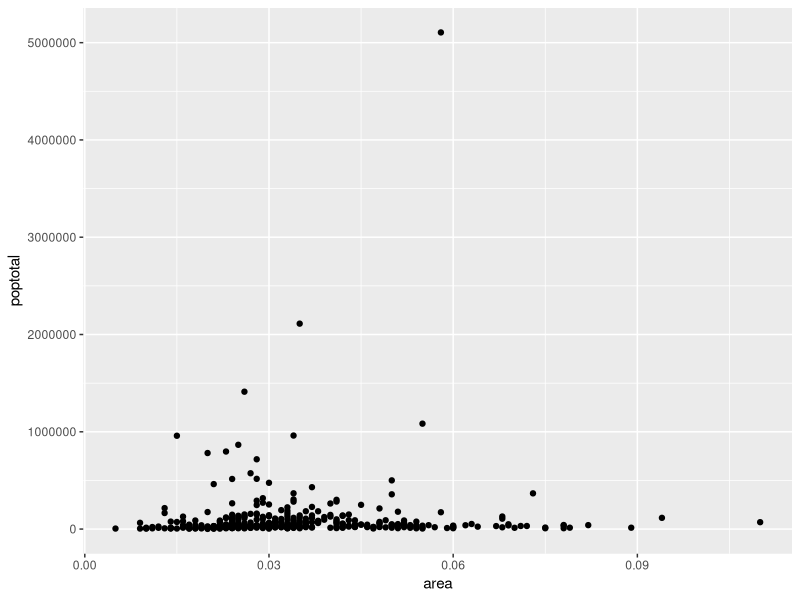
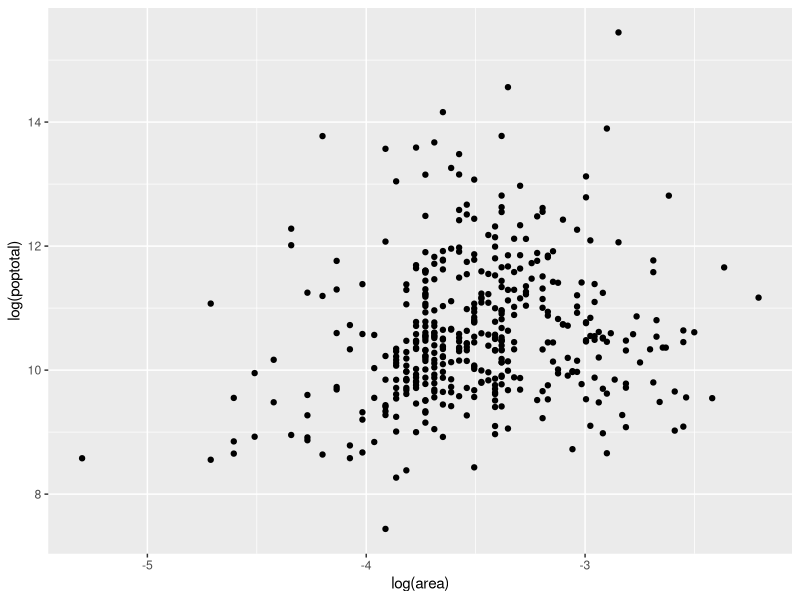
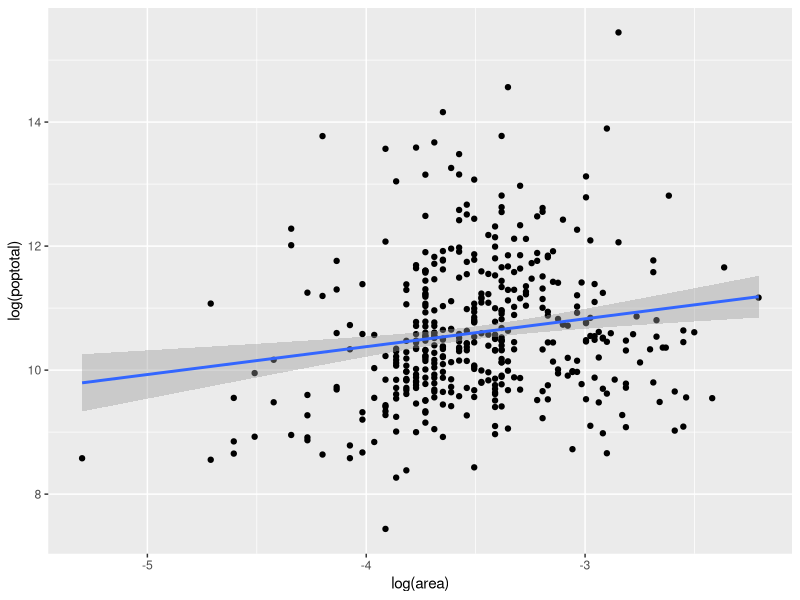
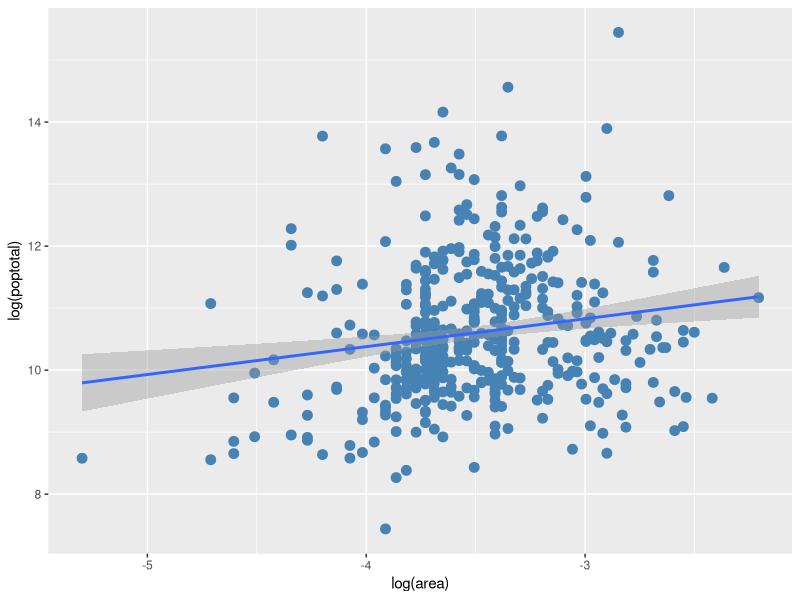
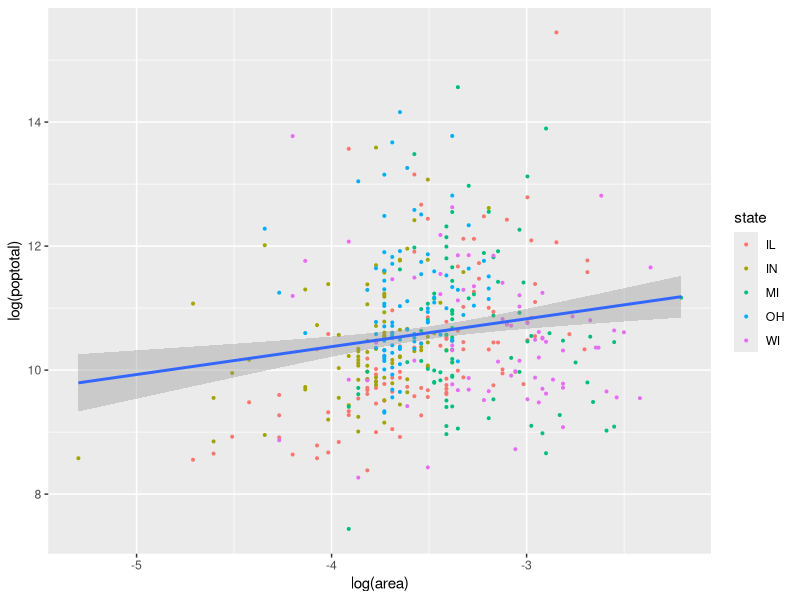
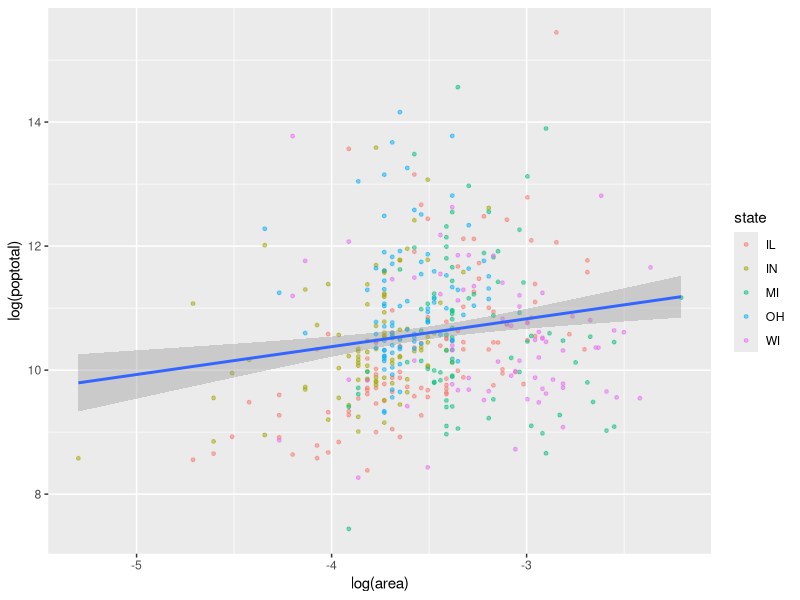
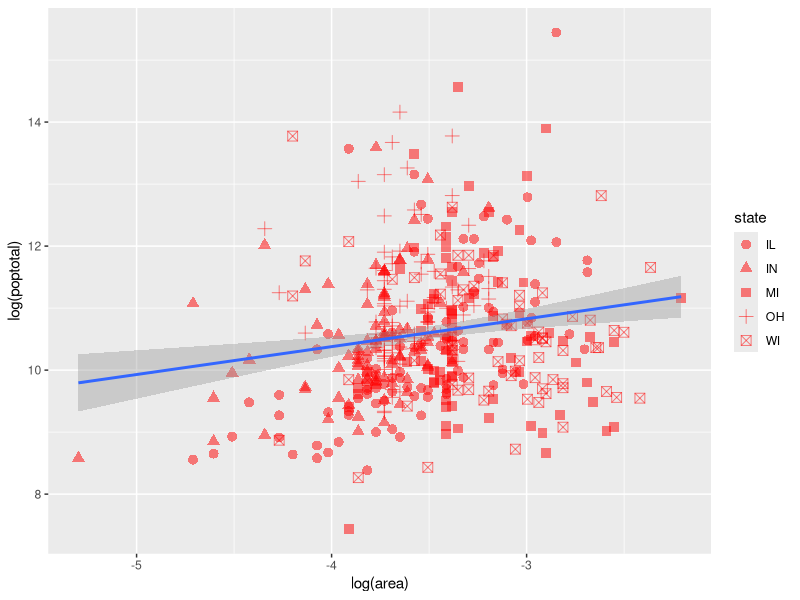
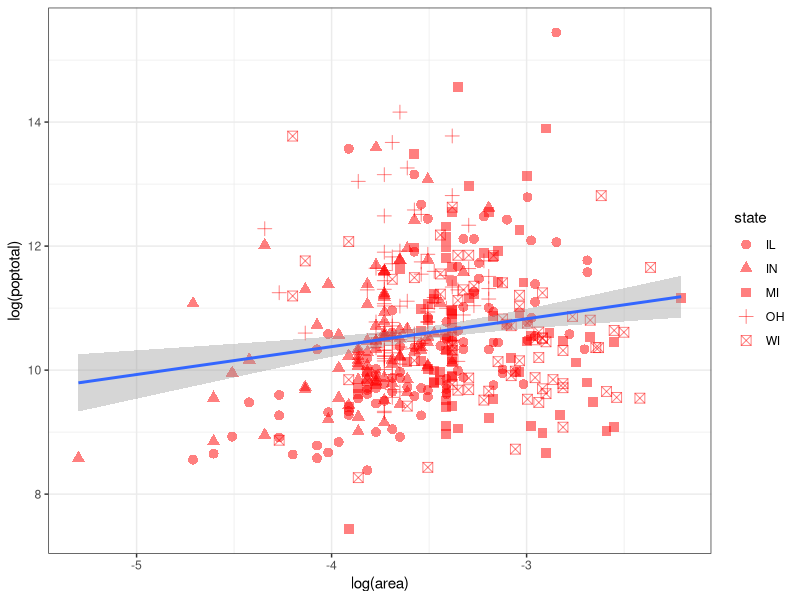

These figures' R source, in order:
# Clase 6

############################################
# Scatters: pero ahora en GGPLOT
############################################

# instalar libreria
install.packages("ggplot2")

# cargar libreria
library(ggplot2)

options(scipen=999) # Apagar notacion cientifica

ggplot(midwest, aes(x=area, y=poptotal)) + geom_point() 

ggplot(midwest, aes(x=log(area), y=log(poptotal))) + geom_point() # Logeado 


ggplot(midwest, aes(x=log(area), y=log(poptotal))) + geom_point() + geom_smooth(method="lm") # con linea
# 1. Que significa esta linea?


# Altamente customizable
ggplot(midwest, aes(x=log(area), y=log(poptotal))) + geom_point(col="steelblue", size=3) + geom_smooth(method="lm") # Color azul

ggplot(midwest, aes(x=log(area), y=log(poptotal))) + geom_point(aes(col=state), size=0.7) + geom_smooth(method="lm") # Color by state

ggplot(midwest, aes(x=log(area), y=log(poptotal))) + geom_point(aes(col=state), size=1, alpha=0.5) + geom_smooth(method="lm") # Alpha

ggplot(midwest, aes(x=log(area), y=log(poptotal))) + geom_point(aes(shape=state), colour = "red", size=3, alpha=0.5) + geom_smooth(method="lm") # Forma del punto, segun estado.

ggplot(midwest, aes(x=log(area), y=log(poptotal))) + geom_point(aes(shape=state), colour = "red", size=3, alpha=0.5) + geom_smooth(method="lm") + theme_bw() #  Cambio de "tema de colores"

ggplot(midwest, aes(x=log(area), y=log(poptotal))) + geom_point(aes(shape=state), colour = "red", size=3, alpha=0.5) + geom_smooth(method="lm") + theme_bw() + labs(title="Area y Poblacion", y="Poblacion (log)", x="Area (log)", caption="Base de datos 'Midwest'") # Cambio en los titulos de los ejes.


# en este grafico usamos geom_point dos veces. una para poner los puntos del log(poptotal) y otra para los puntos de "percblack" (% de Afro americanos). Este tipo de graficos se usa cuando queremos observar la relacion ente dos variables. Aqui no vemos que haya una relacion clara.
ggplot(midwest, aes(x=log(area))) + 
        geom_point(aes(y=log(poptotal)), colour = "red", size=3, alpha=0.5) + 
        geom_point(aes(y=log(percblack)), colour = "green", size=2, alpha=0.5) + 
        theme_bw() + 
        labs(title="Area y Población", y="Población", x="Área", caption="Base de datos 'Midwest'")



############################################
# Mapas en GGPLOT
############################################


# instalar librerias (OJO: podemos cargamos varias al mismo tiempo, si lo hacemos escribiendo un vector "c" ).
install.packages(c("rgeos", "cowplot", "googleway", "ggplot2", "ggrepel", "ggspatial", "libwgeom", "sf", "rnaturalearth", "rnaturalearthdata"))


# cargamos algunas de estas librerias 
library("ggplot2")
theme_set(theme_bw()) # seteamos el tema "black and white" para no tener ese fondo plomo que siempre tiene GGPLOT. Se ve mejor, mas limpio.
library("sf")
library("rnaturalearth") # libreria con todos los mapas del mundo
library("rnaturalearthdata") # libreria complementaria de "rnaturalearth"

#
world <- ne_countries(scale = "medium", returnclass = "sf")

# grafico basico del mundo
ggplot(data = world) + geom_sf()


# agreguemosle un poco de color...
ggplot(data = world) + geom_sf(color = "black", fill = "lightgreen") # pero esta coloracion no aporta mucha informacion...

# agreguemosle un poco de color...pero con algo mas de significado.
ggplot(data = world) + geom_sf(aes(fill = pop_est)) + scale_fill_viridis_c(option = "plasma", trans = "sqrt") # poblacion estimada.

# tratemos de plotear el Sudamerica...para eso, cambiamos las coordenadas.
ggplot(data = world) + geom_sf() + coord_sf(xlim = c(-84, -35), ylim = c(-55, 12)) 



# Plot mas complejo de Sudamerica
world_points<- st_centroid(world) # declaremos los nombres de los paises segun coordenadas.
world_points # veamos...
world_points <- cbind(world, st_coordinates(st_centroid(world$geometry))) # "column bind" (haciendo MERGE...nuestra base de datos con latitud/longitud, y otra base con "world_points", es decir, nombres de los paises)

# ahora ocupemos la misma base de datos para plotear Sudametica, pero con el nombre de los paises.
ggplot(data = world) + geom_sf() + coord_sf(xlim = c(-84, -35), ylim = c(-55, 12)) + geom_text(data= world_points,aes(x=X, y=Y, label=name), color = "darkblue", fontface = "bold", check_overlap = FALSE)
